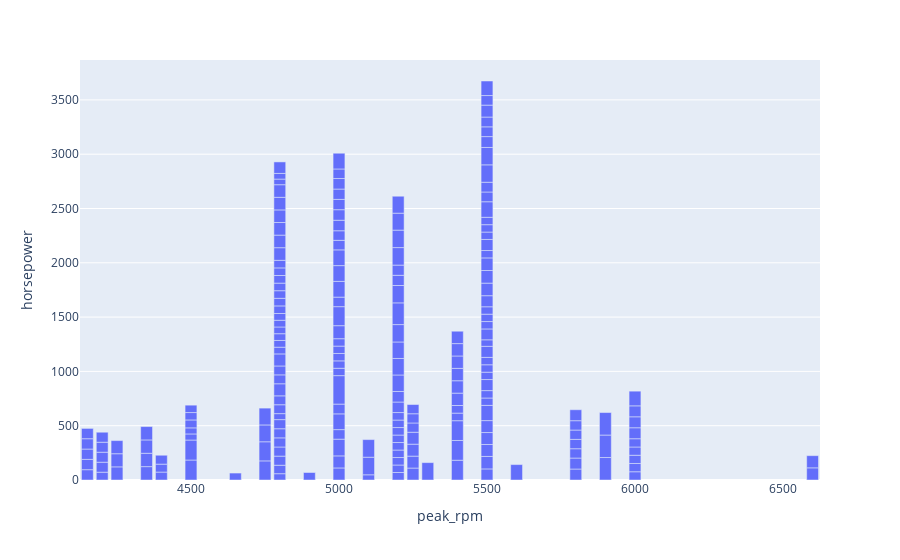

Notebook cell for this chart:
### Markdown cell above
### Bar Plot

### Code cell
bar = px.bar(df, x='peak_rpm', y='horsepower')
bar.show()

### Figure 1 — Plotly figure (JSON) as saved in the notebook; plotly's stock layout.template omitted (floating-point values rounded to 4 significant figures; data arrays with more than 128 entries replaced by an {"elided": "..."} marker saying what was removed)
{"data": [{"hovertemplate": "peak_rpm=%{x}<br>horsepower=%{y}<extra></extra>", "legendgroup": "", "marker": {"color": "#636efa", "pattern": {"shape": ""}}, "name": "", "orientation": "v", "showlegend": false, "textposition": "auto", "type": "bar", "x": {"elided": "201 int values"}, "xaxis": "x", "y": {"elided": "201 int values"}, "yaxis": "y"}], "layout": {"barmode": "relative", "legend": {"tracegroupgap": 0}, "margin": {"t": 60}, "xaxis": {"anchor": "y", "domain": [0, 1], "title": {"text": "peak_rpm"}}, "yaxis": {"anchor": "x", "domain": [0, 1], "title": {"text": "horsepower"}}}}
